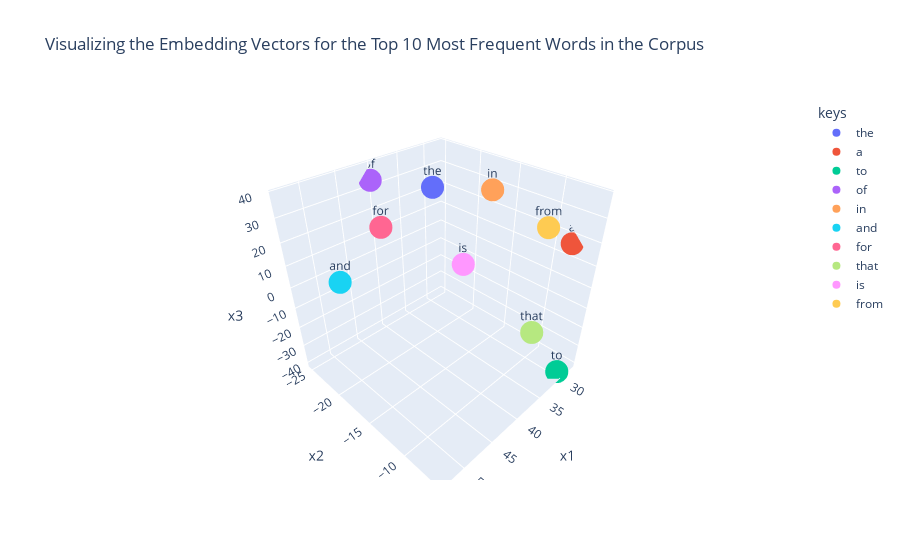

Source (notebook cell):
### Code cell
#Find frequency of each word in corpus and sort according to frequency
s = ''
for i in corpus:
    s = s + ' ' + i

freq = {}
for i in words:
    freq[i] = 0

for j in s.split():
    if j in freq.keys():
        freq[j] += 1

sorted_freq = dict(sorted(freq.items(), key=lambda x:x[1], reverse = True))     


#Update the Dataframe of words in 3 Dimensions with key frequency
df_embed['freq'] = 0

for i in list(sorted_freq.keys()):
    temp_index = df_embed[df_embed['keys'] == i].index.values[0]
    df_embed.loc[temp_index, 'freq'] = sorted_freq[i]


#Sort the Dataframe according Frequency of keys
df_embed_sorted = df_embed.sort_values(by = ['freq'], ascending = False)


#Plot 3 Dimensional Scatter Plot of 10 most frequent keys
fig = px.scatter_3d(df_embed_sorted.head(10), 
                    x='x1', y='x2', z='x3', text = 'keys', 
                    color = 'keys', title = 'Visualizing the Embedding Vectors for the Top 10 Most Frequent Words in the Corpus')
fig.show()

### Figure 1 — Plotly figure (JSON) as saved in the notebook; plotly's stock layout.template omitted (floating-point values rounded to 4 significant figures)
{"data": [{"hovertemplate": "keys=%{text}<br>x1=%{x}<br>x2=%{y}<br>x3=%{z}<extra></extra>", "legendgroup": "the", "marker": {"color": "#636efa", "symbol": "circle"}, "mode": "markers+text", "name": "the", "scene": "scene", "showlegend": true, "text": ["the"], "type": "scatter3d", "x": [33.93], "y": [-21.48], "z": [28.92]}, {"hovertemplate": "keys=%{text}<br>x1=%{x}<br>x2=%{y}<br>x3=%{z}<extra></extra>", "legendgroup": "a", "marker": {"color": "#EF553B", "symbol": "circle"}, "mode": "markers+text", "name": "a", "scene": "scene", "showlegend": true, "text": ["a"], "type": "scatter3d", "x": [27.34], "y": [-7.987], "z": [16.65]}, {"hovertemplate": "keys=%{text}<br>x1=%{x}<br>x2=%{y}<br>x3=%{z}<extra></extra>", "legendgroup": "to", "marker": {"color": "#00cc96", "symbol": "circle"}, "mode": "markers+text", "name": "to", "scene": "scene", "showlegend": true, "text": ["to"], "type": "scatter3d", "x": [29.9], "y": [-6.056], "z": [-40.04]}, {"hovertemplate": "keys=%{text}<br>x1=%{x}<br>x2=%{y}<br>x3=%{z}<extra></extra>", "legendgroup": "of", "marker": {"color": "#ab63fa", "symbol": "circle"}, "mode": "markers+text", "name": "of", "scene": "scene", "showlegend": true, "text": ["of"], "type": "scatter3d", "x": [40.45], "y": [-25.13], "z": [33.3]}, {"hovertemplate": "keys=%{text}<br>x1=%{x}<br>x2=%{y}<br>x3=%{z}<extra></extra>", "legendgroup": "in", "marker": {"color": "#FFA15A", "symbol": "circle"}, "mode": "markers+text", "name": "in", "scene": "scene", "showlegend": true, "text": ["in"], "type": "scatter3d", "x": [33.83], "y": [-13.93], "z": [36.97]}, {"hovertemplate": "keys=%{text}<br>x1=%{x}<br>x2=%{y}<br>x3=%{z}<extra></extra>", "legendgroup": "and", "marker": {"color": "#19d3f3", "symbol": "circle"}, "mode": "markers+text", "name": "and", "scene": "scene", "showlegend": true, "text": ["and"], "type": "scatter3d", "x": [52.97], "y": [-17.57], "z": [17.66]}, {"hovertemplate": "keys=%{text}<br>x1=%{x}<br>x2=%{y}<br>x3=%{z}<extra></extra>", "legendgroup": "for", "marker": {"color": "#FF6692", "symbol": "circle"}, "mode": "markers+text", "name": "for", "scene": "scene", "showlegend": true, "text": ["for"], "type": "scatter3d", "x": [43.23], "y": [-21.27], "z": [21.39]}, {"hovertemplate": "keys=%{text}<br>x1=%{x}<br>x2=%{y}<br>x3=%{z}<extra></extra>", "legendgroup": "that", "marker": {"color": "#B6E880", "symbol": "circle"}, "mode": "markers+text", "name": "that", "scene": "scene", "showlegend": true, "text": ["that"], "type": "scatter3d", "x": [35.72], "y": [-7.151], "z": [-9.944]}, {"hovertemplate": "keys=%{text}<br>x1=%{x}<br>x2=%{y}<br>x3=%{z}<extra></extra>", "legendgroup": "is", "marker": {"color": "#FF97FF", "symbol": "circle"}, "mode": "markers+text", "name": "is", "scene": "scene", "showlegend": true, "text": ["is"], "type": "scatter3d", "x": [34.5], "y": [-16.65], "z": [1.38]}, {"hovertemplate": "keys=%{text}<br>x1=%{x}<br>x2=%{y}<br>x3=%{z}<extra></extra>", "legendgroup": "from", "marker": {"color": "#FECB52", "symbol": "circle"}, "mode": "markers+text", "name": "from", "scene": "scene", "showlegend": true, "text": ["from"], "type": "scatter3d", "x": [37.83], "y": [-6.119], "z": [38.05]}], "layout": {"legend": {"title": {"text": "keys"}, "tracegroupgap": 0}, "scene": {"domain": {"x": [0, 1], "y": [0, 1]}, "xaxis": {"title": {"text": "x1"}}, "yaxis": {"title": {"text": "x2"}}, "zaxis": {"title": {"text": "x3"}}}, "title": {"text": "Visualizing the Embedding Vectors for the Top 10 Most Frequent Words in the Corpus"}}}
